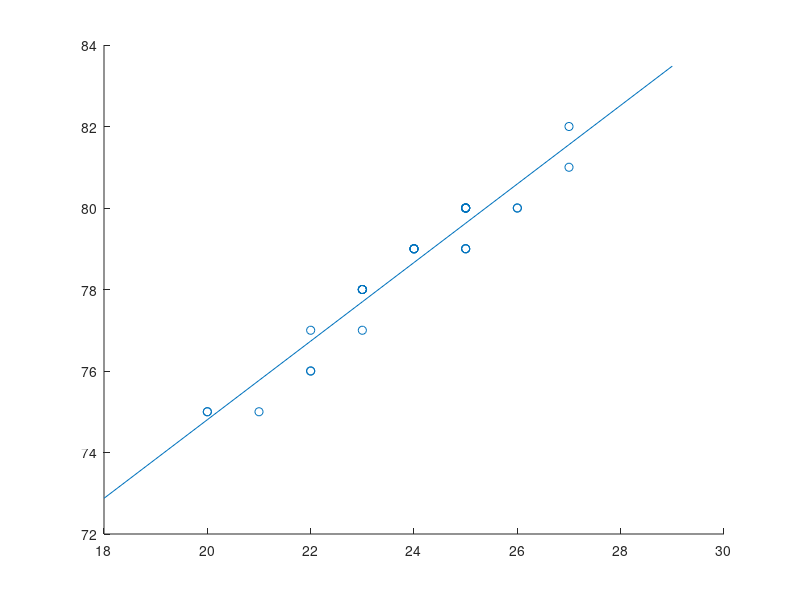

MATLAB code to generate this figure:
x = [20*ones(1,2), 21, 22*ones(1,3), 23*ones(1,6), 24*ones(1,5), 25*ones(1,9), 26*ones(1,2), 27*ones(1,2)];
y = [75*ones(1,3), 76*ones(1,2), 77*ones(1,2), 78*ones(1,5), 79*ones(1,8), 80*ones(1,8), 81, 82];

meanx = mean(x);
meany = mean(y);

varx = var(x, 1);
vary = var(y, 1);

covxy = cov(x, y, 1);

corrcoefxy = corrcoef(x, y);

fprintf('meanx = %3.3f\n', meanx);
fprintf('meany = %3.3f\n', meany);


fprintf('varx = %3.3f\n', varx);
fprintf('vary = %3.3f\n', vary);

fprintf('covxy = %3.3f\n', covxy(1,2));
fprintf('corrcoefxy = %3.3f\n', corrcoefxy(1,2));

scatter(x, y);
hold on;


xregr = min(x)-2:max(x)+2;
yregr = meany + corrcoefxy(1,2) * sqrt(vary) / sqrt(varx) * (xregr - meanx);

plot(xregr, yregr, '-');


